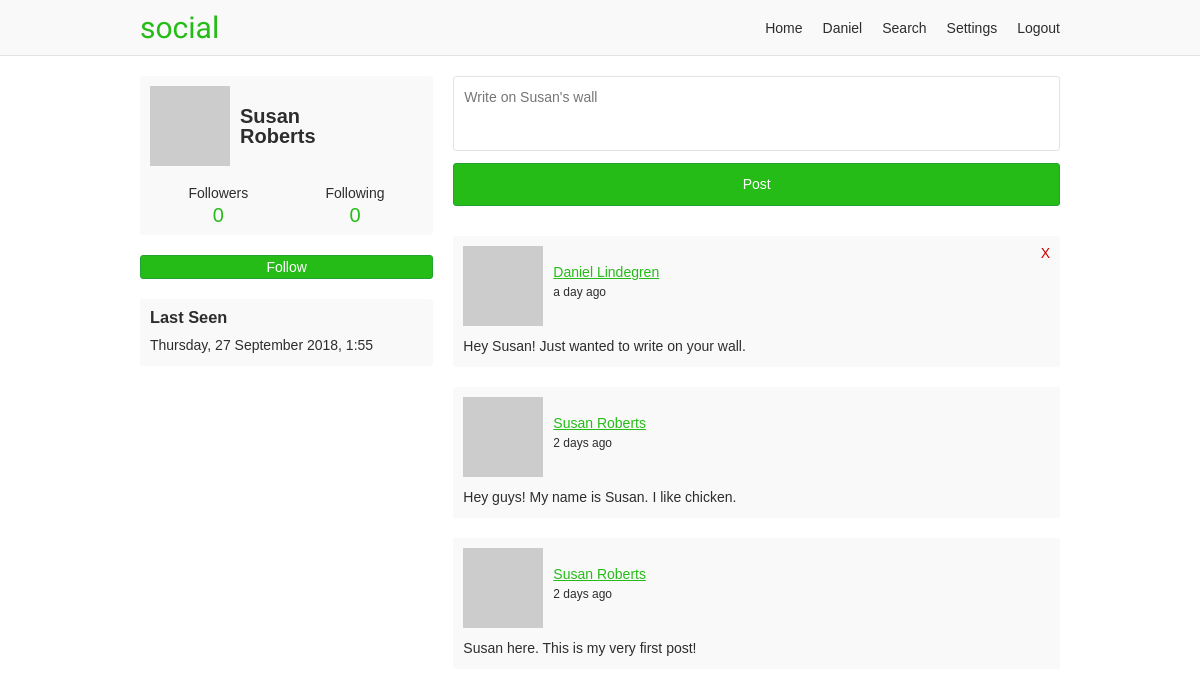
The page /8dba12d9c3ca454630566e5ff001b570 (signed in) on the database as committed earlier.
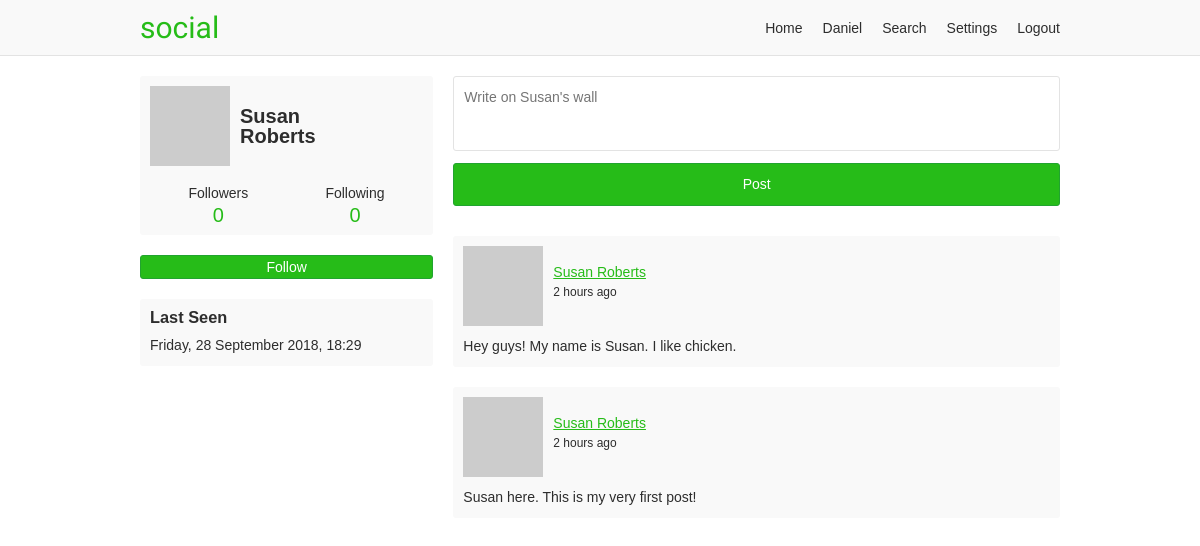
The same page on the database as committed later.
### app/users/models/user.py (models this page shows, shortened)
class User(UserMixin, db.Model, BaseModel):
    username = db.Column(db.String(35), nullable=False, unique=True)
    email = db.Column(db.String(255), nullable=False, unique=True)
    password = db.Column(db.String(128), nullable=False)
    first_name = db.Column(db.String(35), nullable=False)
    last_name = db.Column(db.String(35), nullable=False)
    about_me = db.Column(db.Text)
    last_seen = db.Column(db.DateTime, default=datetime.utcnow)
    posts_per_page = db.Column(db.Integer, default=10, nullable=False)
    full_name = column_property(first_name + " " + last_name)
    followed = db.relationship(
        'User',
        secondary=followers,
        primaryjoin='followers.c.follower_id == User.id',
        secondaryjoin='followers.c.followed_id == User.id',
        backref=db.backref('followers', lazy='dynamic'),
        lazy='dynamic')
    post_author = db.relationship(
        'Post',
        foreign_keys='Post.author_id',
        backref='author', lazy='dynamic')
    post_recipient = db.relationship(
        'Post',
        foreign_keys='Post.recipient_id',
        backref='recipient', lazy='dynamic')
    def is_following(self, user):
        return self.followed.filter(
            followers.c.followed_id == user.id).count() > 0
    @property
    def get_followers(self):
        return self.followers.filter_by(active=True)
    @property
    def get_followed(self):
        return self.followed.filter_by(active=True)
    @property
    def profile_posts(self):
        return Post.query.join(User, User.id == Post.author_id).filter(
            Post.recipient_id == self.id, User.active == True, # noqa
            Post.active == True)
    def avatar(self, size):
        digest = md5(self.email.lower().encode('utf-8')).hexdigest()
        return 'https://www.gravatar.com/avatar/{}?d=monsterid&s={}'.format(
            digest, size)

### app/users/models/post.py (models this page shows, shortened)
class Post(db.Model, BaseModel):
    body = db.Column(db.Text)
    author_id = db.Column(db.Integer, db.ForeignKey('user.id'))
    recipient_id = db.Column(db.Integer, db.ForeignKey('user.id'))

### app/users/views.py (the view)
@users.route('/<username>', methods=['GET', 'POST'])
@login_required
def profile(username):
    user = User.query.filter_by(username=username, active=True).first_or_404()
    form = PostForm()
    if form.validate_on_submit():
        post = Post(body=form.body.data, author=current_user,
                    recipient=user)
        post.commit()
        flash('Your post is now live!')
        return redirect(url_for('users.profile', username=username))
    page = request.args.get('page', 1, type=int)
    posts = user.profile_posts.order_by(
        Post.created.desc()).paginate(
            page, current_user.posts_per_page, False)
    return render_template('users/profile.html', user=user, posts=posts,
                           form=form)

### app/users/forms.py
class PostForm(FlaskForm):
    body = TextAreaField('Say something', validators=[DataRequired()])
    submit = SubmitField('Post')

### app/users/models/user.py (called while the page is built)
@login.user_loader
def load_user(id):
    return User.query.get(int(id))

### app/users/views.py (called while the page is built)
@users.before_request
def before_request():
    if current_user.is_authenticated:
        if not current_user.active:
            return redirect(url_for('static_views.logout'))

### app/templates/users/profile.html (shortened to what this page needs)
{% extends "/base.html" %}
{% from "/_macros.html" import render_pagination %}
{% block content %}
<div class="grid-container">
  {% include "/users/_profile-info.html" %}
  <div class="profile-content">
    {% if current_user != user %}
    <form method="post" novalidate>
      <div class="input-container">
        {% if form.body.errors %}
        {{ form.body(class="input-error", placeholder="Write on {}'s wall".format(user.first_name)) }}
        <p>{{ form.body.errors[0] }}</p>
        {% else %}
        {{ form.body(placeholder="Write on {}'s wall".format(user.first_name)) }}
        {% endif %}
      </div>
      {{ form.submit }}
    </form>
    {% endif %}
    {% if posts.items %}
      {% for post in posts.items %}
      {% include "/users/_post.html" %}
      {% endfor %}
    {% endif %}
  </div>
</div>
{% endblock %}

### app/templates/users/_profile-info.html (shortened to what this page needs)
<div class="profile-aside">
  <div class="profile-info-container">
    <a class="profile-info" href="{{ url_for('users.profile', username=user.username) }}">
      <img src="{{ user.avatar(60) }}">
      <h2>{{ user.first_name }}<br>{{ user.last_name }}</h1>
    </a>
    <div class="user-numbers user-numbers-profile">
      <a href="{{ url_for('users.followers', username=user.username) }}">
        Followers <span>{{ user.get_followers.count() }}</span>
      </a>
      <a href="{{ url_for('users.following', username=user.username) }}">
        Following <span>{{ user.get_followed.count() }}</span>
      </a>
    </div>
  </div>
  {% if current_user != user %}
    {% if current_user.is_following(user) %}
    <a class="profile-follow button" href="{{ url_for('users.user_action', username=user.username, action='unfollow') }}">
      Unfollow
    </a>
    {% else %}
    <a class="profile-follow button" href="{{ url_for('users.user_action', username=user.username, action='follow') }}">
      Follow
    </a>
    {% endif %}
  {% endif %}
  {% if user.last_seen and not current_user == user %}
  <div class="last-seen-container">
    <h3>Last Seen</h3>
    <p>{{ moment(user.last_seen).format('dddd, D MMMM YYYY, H:mm') }}</p>
  </div>
  {% endif %}
</div>

### app/templates/users/_post.html
<div class="post">
  <div class="post-header">
    <img src="{{ post.author.avatar(40) }}">
    <p class="post-info">
      <a href="{{ url_for('users.profile', username=post.author.username) }}">{{ post.author.full_name }}</a>
      <time>{{ moment(post.created).fromNow() }}</time>
    </p>
    {% if current_user == post.author or post.recipient_id == current_user.id %}
    <a class="delete-post" href="{{ url_for('users.user_action', username=post.author.username, action='delete-post', post_id=post.id) }}" title="Delete post">X</a>
    {% endif %}
  </div>
  <p class="post-body">{{ post.body }}</p>
</div>

Rows that differ between the two databases and show on the page:
removed Post: author.full_name "Daniel Lindegren", created "a day ago", body "Hey Susan! Just wanted to write on your wall."
changed User "Susan": last_seen "Thursday, 27 September 2018, 1:55" → "Friday, 28 September 2018, 18:29"
changed Post "Hey guys! My name is Susan. I like chicken.": created "2 days ago" → "2 hours ago"
changed Post "Susan here. This is my very first post!": created "2 days ago" → "2 hours ago"
